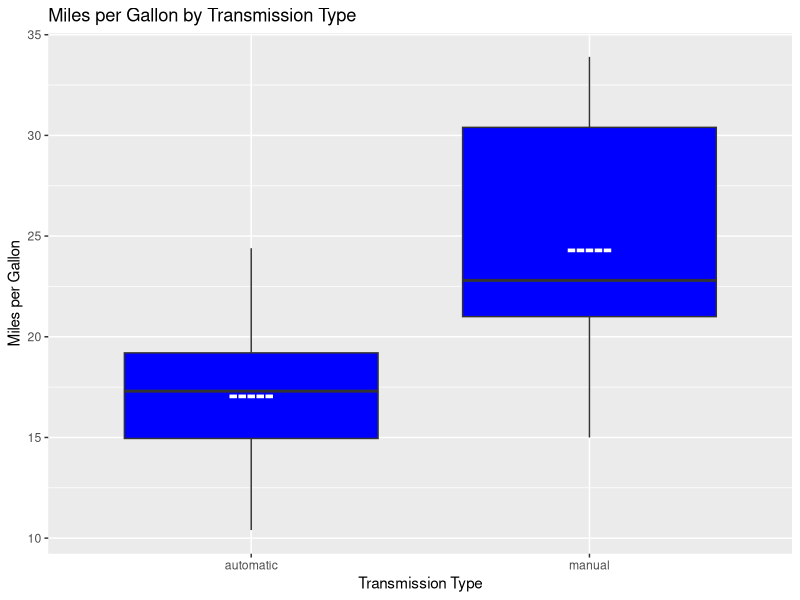
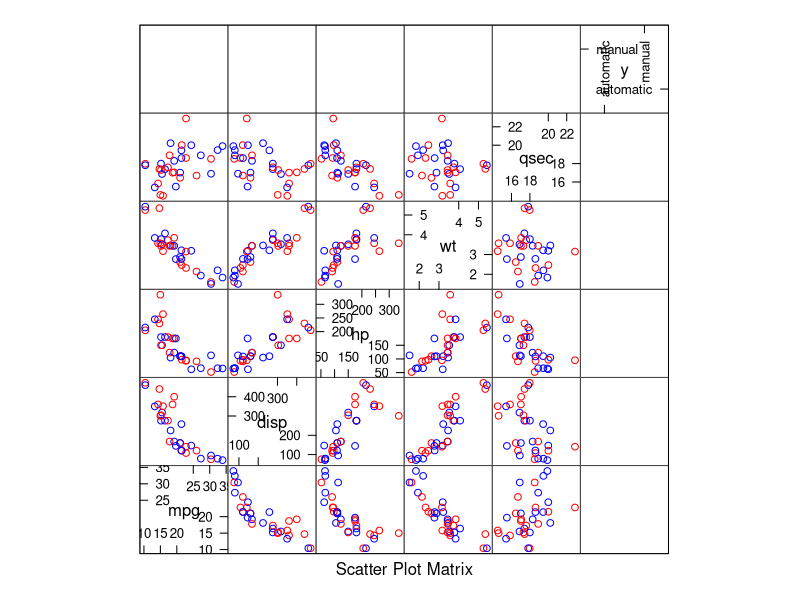

Source code (R) for these figures, in order:
## ---- chunk 1
if (!"datasets" %in% installed.packages()) install.packages("datasets")
library("datasets")
if (!"ggplot2" %in% installed.packages()) install.packages("ggplot2")
library("ggplot2")
if (!"gridExtra" %in% installed.packages()) install.packages("gridExtra")
library("gridExtra")
if (!"caret" %in% installed.packages()) install.packages("caret")
library("caret")

## ---- chunk 2
data(mtcars)
str(mtcars)
## ---- chunk 3
# replace 0&1 with "automatic" and "manual" in new dataframe
mtcars2 <- mtcars
mtcars2$am[mtcars2$am == 0] <- "automatic"
mtcars2$am[mtcars2$am == 1] <- "manual"
## ---- chunk 4
meanMPGAuto <- mean(subset(mtcars2, am== "automatic")$mpg)   #mean mpg of automatics
meanMPGManual <- mean(subset(mtcars2, am == "manual")$mpg)   #mean mpg of manuals


## ---- chunk 5
fitS <- lm(mpg ~ am, mtcars2)
summary(fitS)

## ---- chunk 6
fitM <- lm(mpg ~ am + wt + qsec, mtcars2)
summary(fitM)
## ---- chunk 7
fit2 <- update(fitS, mpg ~ am + wt)
fit3 <- update(fitS, mpg ~ .)
anova(fitS, fit2, fitM, fit3)
## ---- chunk 8
ggplot(aes(x = am, y = mpg), data = mtcars2) +
  geom_boxplot(fill = "blue") +
  labs(x = "Transmission Type", y = "Miles per Gallon") + 
  ggtitle("Miles per Gallon by Transmission Type") + 
  annotate(geom = "text", x = 1, y = meanMPGAuto, 
           color="white", label = "-----", size=7, fontface="bold", 
           angle = 0) + 
  annotate(geom = "text", x = 2, y = meanMPGManual, 
           color="white", label = "-----", size=7, fontface="bold", 
           angle = 0)
## ---- chunk 9
featurePlot(x = mtcars2[,c(1, 3, 4, 6, 7)], y = mtcars2$am, plot = "pairs", col = c("red", "blue"), 
            title = "Feature Plot for Variables in Analysis")
